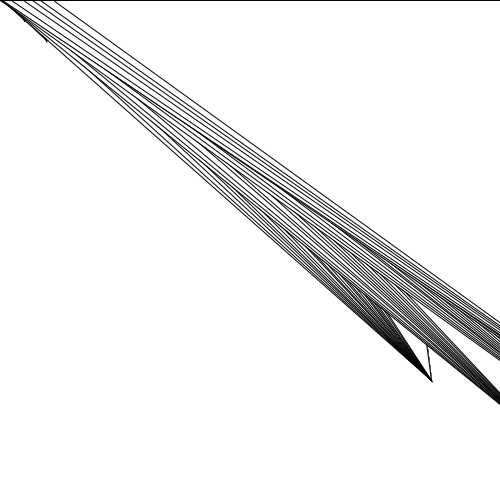
Frame 1 (no input)
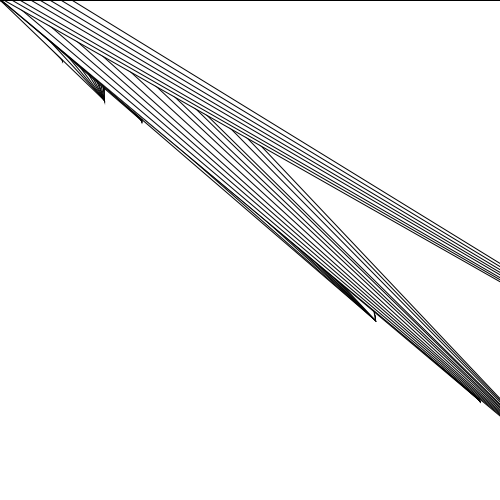
Frame 60 (the mouse pressed at the canvas centre just before this capture)
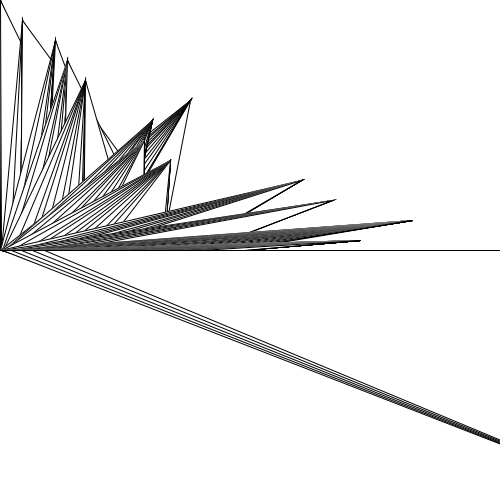
Frame 120 (the mouse held since frame 60 and released just before this capture)

The Processing sketch that drew these frames (run headless with seeded random() and noise(); from frame 60 on, the mouse is pressed at the canvas centre):

// Processing sketch: processing_114426
// ── processing_114426.pde

void setup() {

  size(500, 500);
}


void draw() {
 
  
  background(255);
  for (float x1 = 0; x1<=width; x1 = x1+20)
  {
    float x2 = x1 + random(x1);
    {
      for (float y1 = 0; y1<= height*random(2); y1 = y1+10)
      {
        float y2 = y1 +random(x1);
        float x3 = x1 +random(5);
        float y3 = y1 +random(5); 
        triangle(x2, x1, y3, mouseY, x3, mouseX);
      }
    }
  }
}
